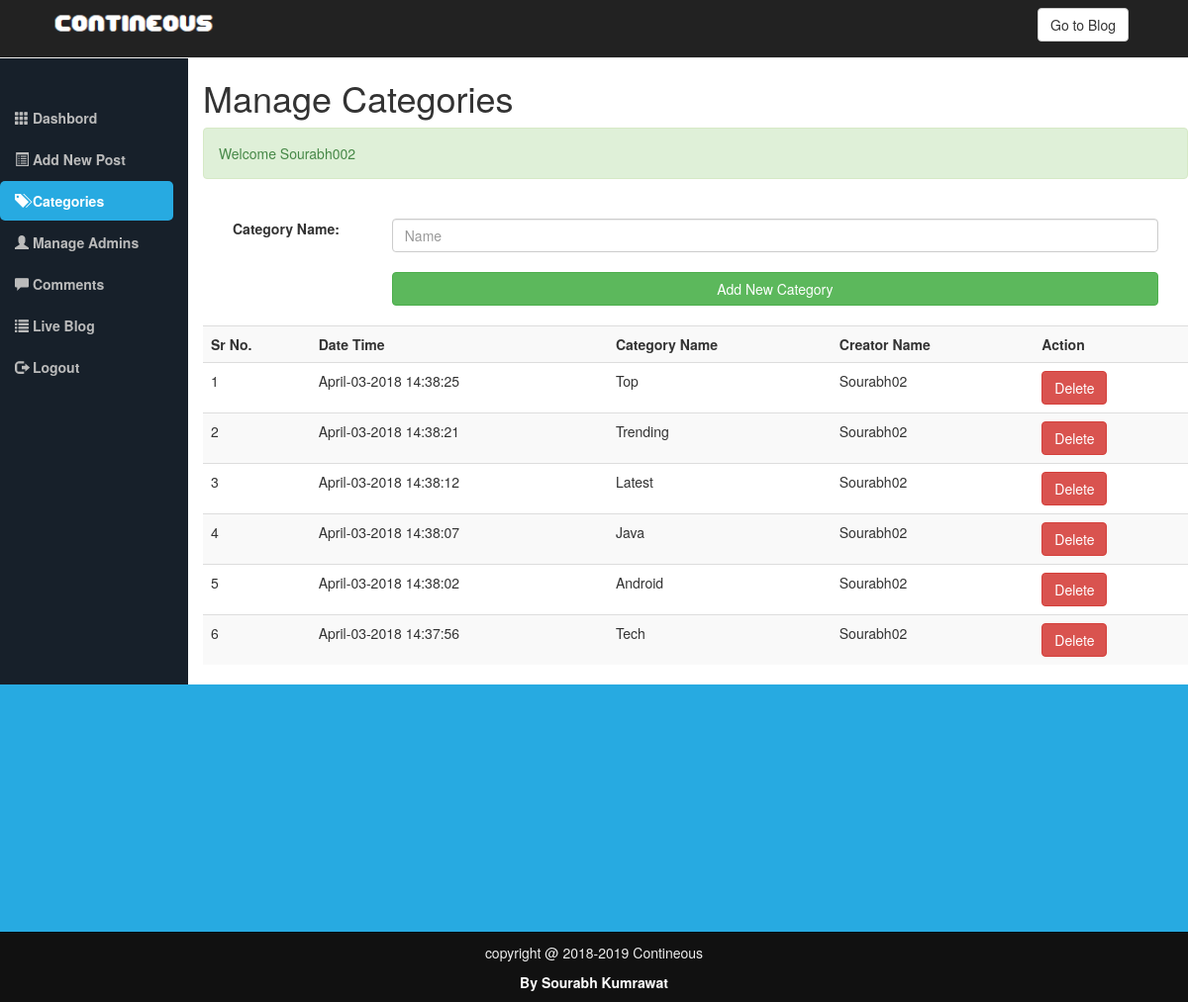
The app's page /Categories.php (signed in) with its own data.
### tables this page shows
CREATE TABLE `category` (
  `id` int(10) NOT NULL,
  `datetime` varchar(50) NOT NULL,
  `name` varchar(50) NOT NULL,
  `creatorname` varchar(50) NOT NULL
);

### Categories.php (the view, shortened to what this page needs)
<?php
  require_once("Include/Sessions.php");
   require_once("Include/Functions.php");
 ?>
<!DOCTYPE html>
<html>
<head>
	<link rel="stylesheet" type="text/css" href="css/bootstrap.min.css">
	<link rel="stylesheet" type="text/css" href="css/adminstyles.css">
</head>
<body>
<nav class=" navbar-inverse" role="navigation">
  <div class="container">
    <div class="navbar-header">
      <a class="navbar-brand" href="Blog.php">
        <img style="margin-top: -12px;" src="images/Capture.png" width=180; height=40 >
      </a>
    </div>
    <div class="collapse navbar-collapse" id="collapse">
      <span class="navbar-form navbar-right">
        <a href="Blog.php"><button class="btn btn-default">Go to Blog</button></a>
      </span>
    </div>
  </div>
</nav>
	<div class="container-fluid" >
		<div class="row">
			<div class="col-sm-2">
      <br><br>
				<ul id="Side_Menu" class="nav nav-pills nav-stacked">
					<li ><a href="Dashbord.php"><span class="glyphicon glyphicon-th"></span>&nbsp;Dashbord</a></li>
					<li><a href="AddNewPost.php"> <span class="glyphicon glyphicon-list-alt"></span>&nbsp;Add New Post</a></li>
					<li class="active"><a href="Categories.php"> <span class="glyphicon glyphicon-tags"></span>&nbsp;Categories</a></li>
					<li><a href="Admins.php"> <span class="glyphicon glyphicon-user"></span>&nbsp;Manage Admins</a></li>
					<li><a href="Comments.php"> <span class="glyphicon glyphicon-comment"></span>&nbsp;Comments</a></li>
					<li><a href="Blog.php"><span class="glyphicon glyphicon-list"></span>&nbsp;Live Blog</a></li>
					<li><a href="Logout.php"> <span class="glyphicon glyphicon-log-out"></span>&nbsp;Logout</a></li>
				</ul>
			</div>
			<div class="col-sm-10">
				<h1>Manage Categories</h1>
    		<?php echo Message();
          echo SuccessMessage();
				?>
  			<div>
  				<form action="Categories.php" method="post">
  					<fieldset class="col-sm-12">
  						<div class="from-group">
              <div class="col-sm-2" id="padding20">
  							<label for="categoryname">Category Name:</label><br>
              </div>
              <div class="col-sm-10" id="padding20">
  							<input class="form-control" type="text" name="Category" id="category" placeholder="Name">
              </div>
              </div>
              <br>
              <div class="col-sm-offset-2 col-sm-10" id="padding20">
              <input class="btn btn-success btn-block" type="Submit" name="Submit" value="Add New Category">
              <div id="padding20"></div>
              </div>
              <br>
              <br>
  					</fieldset>
  				</form>
  			</div>
  			<div class="table-responsive">
  				<table class="table table-striped table-hover">
  					<tr>
  						<th>Sr No.</th>
  						<th>Date Time</th>
  						<th>Category Name</th>
  						<th>Creator Name</th>
              <th>Action</th>
  					</tr>
  				<?php
      				$ViewQuery="SELECT * FROM category ORDER BY id desc";
      				$Execute=mysqli_query($Connection,$ViewQuery);
              $SrNo=0;
      				while ($DataRows=mysqli_fetch_array($Execute))
              {
      					$Id=$DataRows["id"];
      					$DateTime=$DataRows["datetime"];
      					$CategoryName=$DataRows["name"];
      					$CreatorName=$DataRows["creatorname"];
      					$SrNo++;
    				?>
    				<tr>
    					<td><?php echo $SrNo;  ?></td>
    					<td><?php echo $DateTime;  ?></td>
    					<td><?php echo $CategoryName;  ?></td>
    					<td><?php echo $CreatorName;  ?></td>
              <td><a href="DeleteCategory.php?id=<?php echo $Id; ?>"><span class="btn btn-danger">Delete</span></a></td>
    				</tr>
    			<?php } ?>
    			</table>
    		</div>
			</div>
		</div>
	</div>
  <div style="height: 250px; background: #27aae1;"></div>
  <div id="Footer">
    <p>copyright @ 2018-2019 Contineous</p>
    <a style="color: white; text-decoration: none; cursor: pointer; font-weight: bold; " href="#">By Sourabh Kumrawat</a>
  </div>
</body>
</html>

### Include/Sessions.php (shortened to what this page needs)
<?php
function SuccessMessage(){
	if(isset($_SESSION["SuccessMessage"])){
		$Output="<div class=\"alert alert-success\">";
		$Output.=htmlentities($_SESSION["SuccessMessage"]);
		$Output.="</div>";
		return $Output;
	}
}
?>

### css/adminstyles.css (style rules this page uses)
body { background: #17202A; }
.col-sm-10 { background-color: #fff; }
#Side_Menu a { color: #bbb; font-weight: bold; }
#Side_Menu .active a { color: #fff; background-color: #27aae1; font-weight: bold; }
#Footer { padding: 10px; border-top: 1px solid black; color: #eeeeee; background-color: #111111; text-align: center; }
#padding20 { padding-top: 20px; }

### records on screen
category: datetime "April-03-2018 14:38:25", name "Top", creatorname "Sourabh02"
category: datetime "April-03-2018 14:38:21", name "Trending", creatorname "Sourabh02"
category: datetime "April-03-2018 14:38:12", name "Latest", creatorname "Sourabh02"
category: datetime "April-03-2018 14:38:07", name "Java", creatorname "Sourabh02"
category: datetime "April-03-2018 14:38:02", name "Android", creatorname "Sourabh02"
category: datetime "April-03-2018 14:37:56", name "Tech", creatorname "Sourabh02"

### other values on screen
SuccessMessage() "Welcome Sourabh002"
